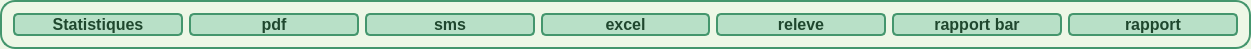
            <widget class="QFrame" name="frame_223">
             <property name="geometry">
              <rect>
               <x>0</x>
               <y>590</y>
               <width>1251</width>
               <height>49</height>
              </rect>
             </property>
             <property name="styleSheet">
              <string notr="true">background-color: #edf7e6;         /* Light green inside background */
border: 2px solid rgb(68, 150, 109); /* Green border */
border-radius: 15px;                /* Rounded corners with 15px radius */
</string>
             </property>
             <property name="frameShape">
              <enum>QFrame::Shape::NoFrame</enum>
             </property>
             <layout class="QHBoxLayout" name="horizontalLayout_10">
              <item>
               <widget class="QPushButton" name="pushButton_stat">
                <property name="styleSheet">
                 <string notr="true">QPushButton {
    background-color: #b8e0c7;
    color: #1f472e;
    font-family: &quot;Roboto&quot;, sans-serif;
    font-size: 16px;
    font-weight: bold; /* texte en gras */
    border-radius: 5px; /* coins arrondis */
    transition: background-color 0.3s ease, border 0.3s ease, transform 0.3s ease; /* ajoute une transition pour l'agrandissement */
}

QPushButton:hover {
    background-color: #A0D6B4;
    border: 1px solid #4CAF50;
    box-shadow: 2px 2px 5px rgba(0, 0, 0, 0.3);
    transform: scale(1.05); /* agrandit le bouton de 5% */
}
</string>
                </property>
                <property name="text">
                 <string>Statistiques</string>
                </property>
               </widget>
              </item>
              <item>
               <widget class="QPushButton" name="pushButton_pdf2">
                <property name="styleSheet">
                 <string notr="true">QPushButton {
    background-color: #b8e0c7;
    color: #1f472e;
    font-family: &quot;Roboto&quot;, sans-serif;
    font-size: 16px;
    font-weight: bold; /* texte en gras */
    border-radius: 5px; /* coins arrondis */
    transition: background-color 0.3s ease, border 0.3s ease, transform 0.3s ease; /* ajoute une transition pour l'agrandissement */
}

QPushButton:hover {
    background-color: #A0D6B4;
    border: 1px solid #4CAF50;
    box-shadow: 2px 2px 5px rgba(0, 0, 0, 0.3);
    transform: scale(1.05); /* agrandit le bouton de 5% */
}

</string>
                </property>
                <property name="text">
                 <string>pdf</string>
                </property>
               </widget>
              </item>
              <item>
               <widget class="QPushButton" name="pushButton_sms">
                <property name="styleSheet">
                 <string notr="true">QPushButton {
    background-color: #b8e0c7;
    color: #1f472e;
    font-family: &quot;Roboto&quot;, sans-serif;
    font-size: 16px;
    font-weight: bold; /* texte en gras */
    border-radius: 5px; /* coins arrondis */
    transition: background-color 0.3s ease, border 0.3s ease, transform 0.3s ease; /* ajoute une transition pour l'agrandissement */
}

QPushButton:hover {
    background-color: #A0D6B4;
    border: 1px solid #4CAF50;
    box-shadow: 2px 2px 5px rgba(0, 0, 0, 0.3);
    transform: scale(1.05); /* agrandit le bouton de 5% */
}
</string>
                </property>
                <property name="text">
                 <string>sms</string>
                </property>
               </widget>
              </item>
              <item>
               <widget class="QPushButton" name="pushButton_excel">
                <property name="styleSheet">
                 <string notr="true">QPushButton {
    background-color: #b8e0c7;
    color: #1f472e;
    font-family: &quot;Roboto&quot;, sans-serif;
    font-size: 16px;
    font-weight: bold; /* texte en gras */
    border-radius: 5px; /* coins arrondis */
    transition: background-color 0.3s ease, border 0.3s ease, transform 0.3s ease; /* ajoute une transition pour l'agrandissement */
}

QPushButton:hover {
    background-color: #A0D6B4;
    border: 1px solid #4CAF50;
    box-shadow: 2px 2px 5px rgba(0, 0, 0, 0.3);
    transform: scale(1.05); /* agrandit le bouton de 5% */
}

</string>
                </property>
                <property name="text">
                 <string>excel</string>
                </property>
               </widget>
              </item>
              <item>
               <widget class="QPushButton" name="pushButton_releve_2">
                <property name="styleSheet">
                 <string notr="true">QPushButton {
    background-color: #b8e0c7;
    color: #1f472e;
    font-family: &quot;Roboto&quot;, sans-serif;
    font-size: 16px;
    font-weight: bold; /* texte en gras */
    border-radius: 5px; /* coins arrondis */
    transition: background-color 0.3s ease, border 0.3s ease, transform 0.3s ease; /* ajoute une transition pour l'agrandissement */
}

QPushButton:hover {
    background-color: #A0D6B4;
    border: 1px solid #4CAF50;
    box-shadow: 2px 2px 5px rgba(0, 0, 0, 0.3);
    transform: scale(1.05); /* agrandit le bouton de 5% */
}

</string>
                </property>
                <property name="text">
                 <string>releve</string>
                </property>
               </widget>
              </item>
              <item>
               <widget class="QPushButton" name="pushButton_statbar_2">
                <property name="styleSheet">
                 <string notr="true">
QPushButton {

    /*background-color: #e6ffee;*/
background-color:#b8e0c7;
color: #1f472e;
    font-family:  &quot;Roboto&quot;, sans-serif;
font-size: 16px;
    font-weight: bold; /* texte en gras */
    /*border: none;*/
    border-radius: 5px; /* ajustez selon vos préférences */

    transition: background-color 0.3s ease, border 0.3s ease;
}
QPushButton:hover {

    background-color: #A0D6B4;

    border: 1px solid #4CAF50;

    box-shadow: 2px 2px 5px rgba(0, 0, 0, 0.3);

}

</string>
                </property>
                <property name="text">
                 <string>rapport bar</string>
                </property>
               </widget>
              </item>
              <item>
               <widget class="QPushButton" name="pushButton_rapport">
                <property name="styleSheet">
                 <string notr="true">QPushButton {
    background-color: #b8e0c7;
    color: #1f472e;
    font-family: &quot;Roboto&quot;, sans-serif;
    font-size: 16px;
    font-weight: bold; /* texte en gras */
    border-radius: 5px; /* coins arrondis */
    transition: background-color 0.3s ease, border 0.3s ease, transform 0.3s ease; /* ajoute une transition pour l'agrandissement */
}

QPushButton:hover {
    background-color: #A0D6B4;
    border: 1px solid #4CAF50;
    box-shadow: 2px 2px 5px rgba(0, 0, 0, 0.3);
    transform: scale(1.05); /* agrandit le bouton de 5% */
}
</string>
                </property>
                <property name="text">
                 <string>rapport</string>
                </property>
               </widget>
              </item>
             </layout>
            </widget>
